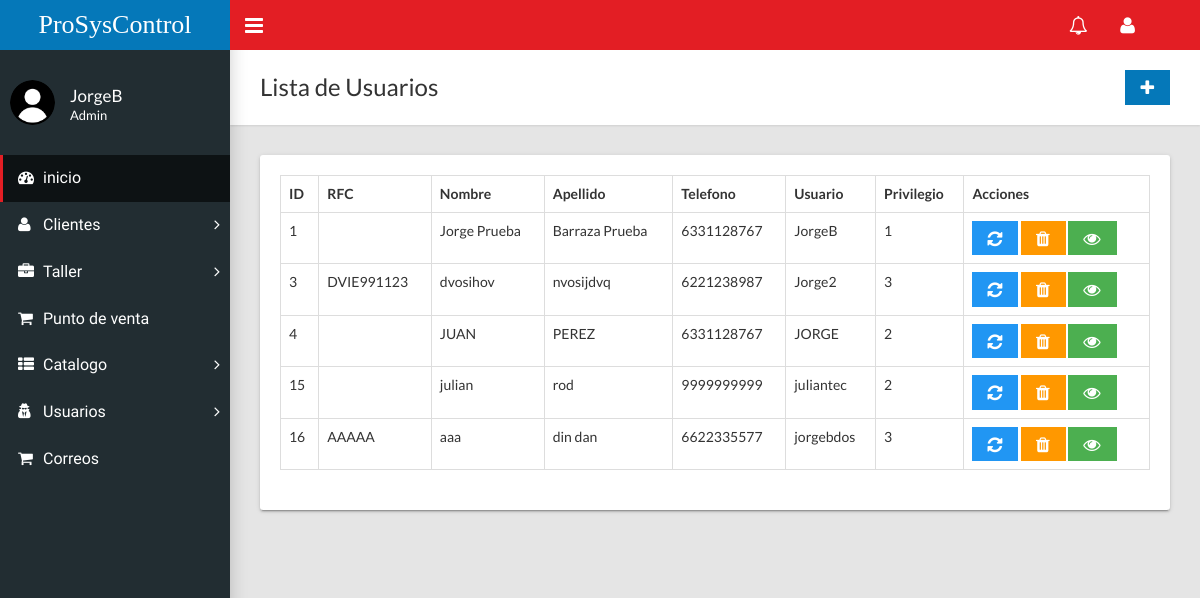
The app's page /home.php?c=usuario (signed in), older data.
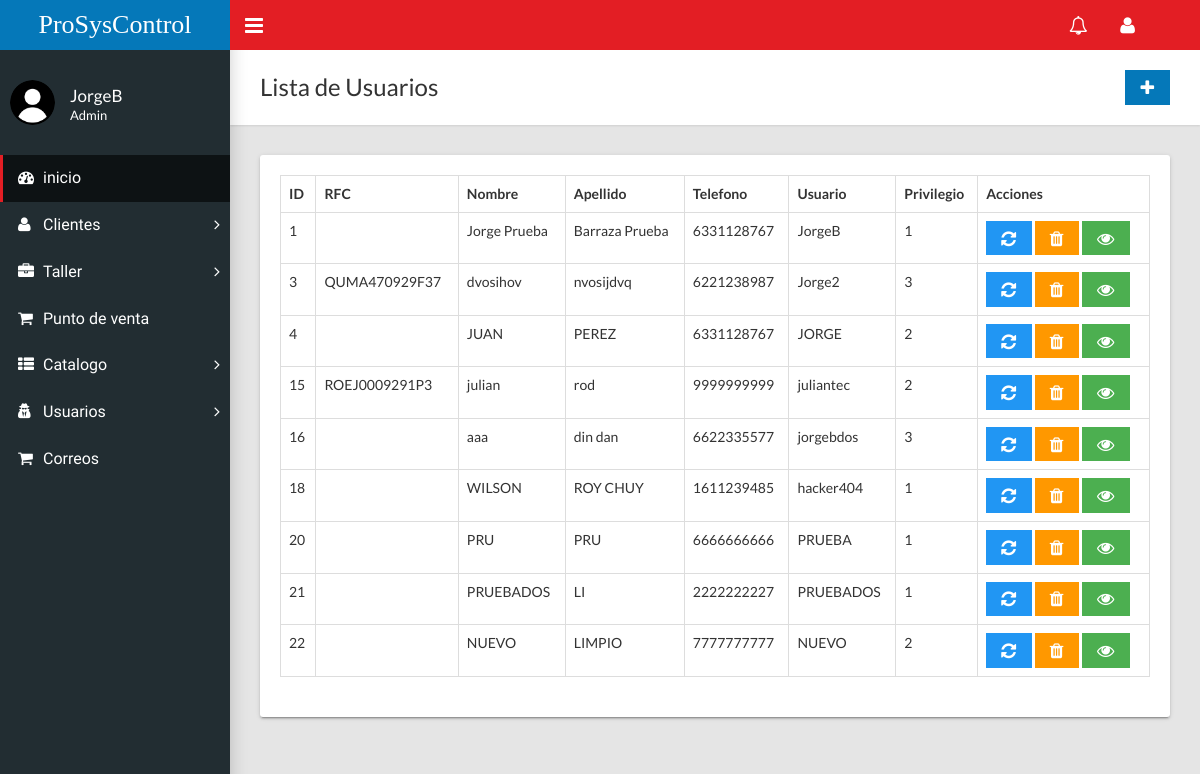
The same page, newer data.
### tables this page shows
CREATE TABLE `usuario` (
  `id` int(11) NOT NULL,
  `rfc` varchar(20) NOT NULL,
  `nombre` varchar(50) NOT NULL,
  `apellido` varchar(50) NOT NULL,
  `telefono` varchar(20) NOT NULL,
  `email` varchar(70) NOT NULL,
  `user` varchar(35) NOT NULL,
  `contrasenia` varchar(70) NOT NULL,
  `privilegio` varchar(1) NOT NULL
);

### controladores/usuario.controlador.php (called while the page is built, shortened)
<?php
require_once "modelos/usuario.php";
class UsuarioControlador{
    public function __CONSTRUCT(){
        $this->modeloUsuario = new Usuario;
    }
    public function Inicio(){
        require_once "vistas/encabezado.php";
        require_once "vistas/usuario/index.php";
        require_once "vistas/pie.php";
    }
}

### modelos/database.php (called while the page is built, shortened)
<?php
class Database{
    public static function Conectar(){
        try{
            $conexion = new PDO("mysql:host=".self::servidor.";dbname=".self::nombrebd.";charset=utf8", self::usuariobd,
            self::clave);
            $conexion -> setAttribute(PDO::ATTR_ERRMODE, PDO::ERRMODE_EXCEPTION);
            return $conexion;
        }catch(PDOException $e){
            return "Fallo " .$e->getMessage();
        }
    }
}

### modelos/usuario.php (called while the page is built, shortened)
<?php
class Usuario{
    private $pdo;
    public function __CONSTRUCT(){
        $this->pdo = Database::Conectar();
    }
    public function Listar(){
        try{
            $consulta = $this->pdo->prepare("SELECT * FROM usuario;");
            $consulta->execute();
            return $consulta->fetchAll(PDO::FETCH_OBJ);
        }catch(Exception $excepcion){
            die($excepcion->getMessage());
        }
    }
}

### vistas/usuario/index.php (the view, shortened to what this page needs)
<div class="content-wrapper">
        <div class="page-title">
          <div>
            <h1>Lista de Usuarios</h1>
          </div>
          <div>
            <?php if($_SESSION['tipoUsuario']!='Secretario'){?>
            <a class="btn btn-primary btn-flat" href="?c=usuario&a=FormCrear"><i class="fa fa-lg fa-plus"></i></a>
            <?php }?>
            </div>
        </div>
        <div class="row">
          <div class="col-md-12">
            <div class="card">
              <div class="card-body">
                <div class="table-responsive">
                  <table class="table table-hover table-bordered" role="grid" id="sampleTable">
                    <thead>
                      <tr>
                        <th>ID</th>
                        <th>RFC</th>
                        <th>Nombre</th>
                        <th>Apellido</th>
                        <th>Telefono</th>
                        <th>Usuario</th>
                        <th>Privilegio</th>
                        <th>Acciones</th>
                      </tr>
                    </thead>
                    <tbody>
                      <?php foreach($this->modeloUsuario->Listar() as $u):?>
                      <tr>
                        <td><?=$u->id?></td>
                        <td><?=$u->rfc?></td>
                        <td><?=$u->nombre?></td>
                        <td><?=$u->apellido?></td>
                        <td><?=$u->telefono?></td>
                        <td><?=$u->user?></td>
                        <td><?=$u->privilegio?></td>
                        <td><?php if($_SESSION['tipoUsuario']!='Secretario'){?>
                        <a class="btn btn-info btn-flat" href="?c=usuario&a=FormCrear&id=<?=$u->id?>"><i class="fa fa-lg fa-refresh"></i></a>
                            <a class="btn btn-warning btn-flat"   onclick = "return confirm('¿Realmente desea eliminar?')" href="?c=usuario&a=Borrar&id=<?=$u->id?>" ><i class="fa fa-lg fa-trash"></i></a>
                        <?php }?>
                            <a class="btn btn-success btn-flat" href="?c=usuario&a=FormConsultar&id=<?=$u->id?>"><i class="fa fa-lg fa-eye"></i></a></td>
                      </tr>
                      <?php endforeach;?>
                    </tbody>
                  </table>
                </div>
              </div>
            </div>
          </div>
        </div>
      </div>
    </div>

Row changes from the older to the newer data that the page shows:
changed usuario "dvosihov": rfc "DVIE991123" → "QUMA470929F37"
changed usuario "julian": rfc (not shown) → "ROEJ0009291P3"
changed usuario "aaa": rfc "AAAAA" → (not shown)
added usuario: id "18", nombre "WILSON", apellido "ROY CHUY", telefono "1611239485", user "hacker404", privilegio "1"
added usuario: id "20", nombre "PRU", apellido "PRU", telefono "6666666666", user "PRUEBA", privilegio "1"
added usuario: id "21", nombre "PRUEBADOS", apellido "LI", telefono "2222222227", user "PRUEBADOS", privilegio "1"
added usuario: id "22", nombre "NUEVO", apellido "LIMPIO", telefono "7777777777", user "NUEVO", privilegio "2"
